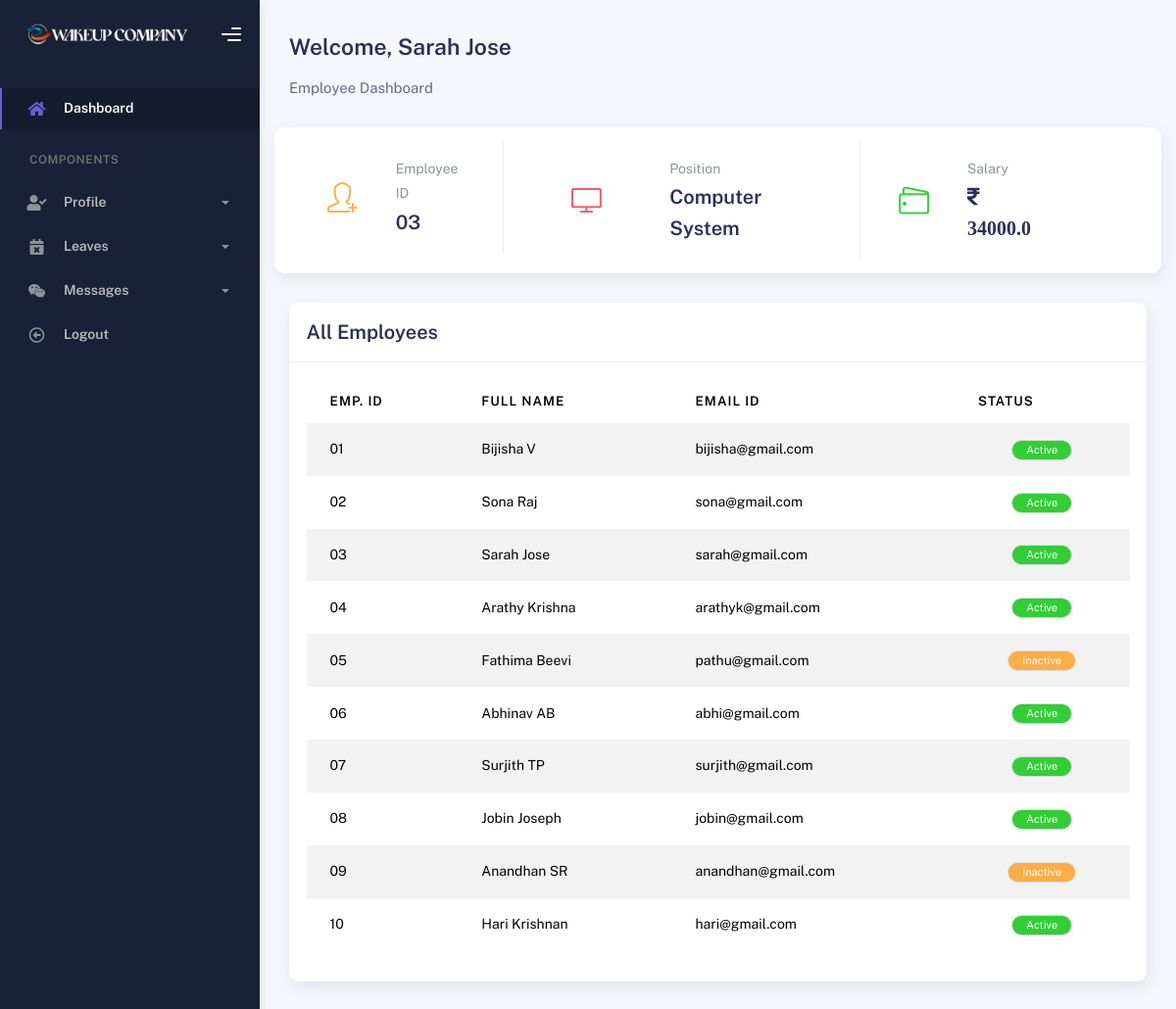
Page /empindex (signed in) on the committed database.
### app/models.py (models this page shows, shortened)
class CustomUser(AbstractUser):
    usertype=models.CharField(null=True, blank=True,max_length=100)
    code = models.CharField(max_length=100,blank=True)
    firstname = models.TextField(null= True)
    lastname = models.TextField(null= True)
    gender = models.IntegerField(blank=True,null= True)
    dob = models.DateField(blank=True,null= True)
    contact = models.IntegerField(null= True)
    address = models.TextField(null= True)
    email = models.TextField(null= True)
    position_id = models.ForeignKey(Position, on_delete=models.CASCADE,null= True)
    date_hired = models.DateField(null= True)
    salary = models.FloatField(default=0)
    status = models.IntegerField(null= True)

class Position(models.Model):
    name = models.TextField()
    department_id = models.ForeignKey(Department, on_delete=models.CASCADE)
    status = models.IntegerField()
    def __str__(self):
        return self.name

### app/views.py (the view)
# urls.py: path('empindex',views.employee_index,name='empindex'),
@login_required
def employee_index(request):
    st=CustomUser.objects.filter(usertype="employee")
    context = {
        'data' : st,
    }
    return render(request, 'emp_module/emp_index.html',context)

### app/templates/emp_module/emp_index.html (shortened to what this page needs)
<!DOCTYPE html>
<html lang="en">
  <head>
    <link rel="stylesheet" href="static/assets/css/bootstrap.min.css" />
    <link rel="stylesheet" href="static/assets/css/plugins.min.css" />
    <link rel="stylesheet" href="static/assets/css/kaiadmin.min.css" />
    <link rel="stylesheet" href="static/assets/css/demo.css" />
  </head>
  <body>
    <div class="wrapper">
      <div class="sidebar" data-background-color="dark">
        <div class="sidebar-logo">
          <div class="logo-header" data-background-color="dark">
            <a href="empindex" class="logo">
              <img
                src="static/assets/img/logo_light.png"
                alt="navbar brand"
                class="navbar-brand"
                height="25">
            </a>
            <div class="nav-toggle">
              <button class="btn btn-toggle toggle-sidebar">
                <i class="gg-menu-right"></i>
              </button>
            </div>
          </div>
        </div>
        <div class="sidebar-wrapper scrollbar scrollbar-inner">
          <div class="sidebar-content">
            <ul class="nav nav-secondary">
              <li class="nav-item active">
                <a
                  href="/empindex"
                >
                  <i class="fas fa-home"></i>
                  <p>Dashboard</p>
                </a>
              </li>
              <li class="nav-section">
                <h4 class="text-section">Components</h4>
              </li>
              <li class="nav-item">
                <a data-bs-toggle="collapse" href="#sidebarLayouts">
                  <i class="fas fa-user-check"></i>
                  <p>Profile</p>
                  <span class="caret"></span>
                </a>
              </li>
              <li class="nav-item">
                <a data-bs-toggle="collapse" href="#forms">
                  <i class="fas fa-calendar-times"></i>
                  <p>Leaves</p>
                  <span class="caret"></span>
                </a>
              </li>
              <li class="nav-item">
                <a data-bs-toggle="collapse" href="#base">
                  <i class="fab fa-weixin"></i>
                  <p>Messages</p>
                  <span class="caret"></span>
                </a>
              </li>
              <li class="nav-item">
                <a href="logoutuser">
                  <i class="far fa-arrow-alt-circle-left"></i>
                  <p>Logout</p>
                </a>
              </li>
            </ul>
          </div>
        </div>
      </div>
      <div class="main-panel">
          <div class="page-inner">
            <div
              class="d-flex align-items-left align-items-md-center flex-column flex-md-row pt-2 pb-4"
            >
              <div>
                <h3 class="fw-bold mb-3">Welcome, {{ user.firstname }} {{ user.lastname }}</h3>
                <h6 class="op-7 mb-2">Employee Dashboard</h6>
              </div>
            </div>
            <div class="row">
                <div class="row row-card-no-pd">
                    <div class="col-sm-6 col-md-3">
                      <div class="card card-stats card-round">
                        <div class="card-body">
                          <div class="row">
                            <div class="col-5">
                              <div class="icon-big text-center">
                                <i class="icon-user-follow text-warning"></i>
                              </div>
                            </div>
                            <div class="col-7 col-stats">
                              <div class="numbers">
                                <p class="card-category">Employee ID</p>
                                <h4 class="card-title">{{ user.code }}</h4>
                              </div>
                            </div>
                          </div>
                        </div>
                      </div>
                    </div>
                    <div class="col-sm-6 col-md-5">
                      <div class="card card-stats card-round">
                        <div class="card-body">
                          <div class="row">
                            <div class="col-5">
                              <div class="icon-big text-center">
                                <i class="icon-screen-desktop text-danger"></i>
                              </div>
                            </div>
                            <div class="col-7 col-stats">
                              <div class="numbers">
                                <p class="card-category">Position</p>
                                <h4 class="card-title">{{ user.position_id }}</h4>
                              </div>
                            </div>
                          </div>
                        </div>
                      </div>
                    </div>
                    <div class="col-sm-6 col-md-3">
                      <div class="card card-stats card-round">
                        <div class="card-body">
                          <div class="row">
                            <div class="col-5">
                              <div class="icon-big text-center">
                                <i class="icon-wallet text-success"></i>
                              </div>
                            </div>
                            <div class="col-7 col-stats">
                              <div class="numbers">
                                <p class="card-category">Salary</p>
                                <h4 class="card-title fas fa-rupee-sign"> {{ user.salary }}</h4>
                              </div>
                            </div>
                          </div>
                        </div>
                      </div>
                    </div>
                </div>
            </div>
            <div class="row">
                <div class="col-md-12">
                    <div class="card">
                      <div class="card-header">
                        <div class="d-flex align-items-center">
                          <h4 class="card-title">All Employees</h4>
                        </div>
                      </div>
                      <div class="card-body">
                        <div class="table-responsive">
                          <table
                            id="add-row"
                            class="display table table-striped table-hover"
                          >
                            <thead>
                              <tr>
                                <th>Emp. Id</th>
                                <th>Full Name</th>
                                <th>Email Id</th>
                                <th>Status</th>
                              </tr>
                            </thead>
                            <tbody>
                              {% for i in data %}
                              <tr>
                                <td>{{ i.code }}</td>
                                <td>{{ i.firstname }} {{ i.lastname }}</td>
                                <td>{{ i.email }}</td>
                                <td class="px-2 py-1 text-center">
                                  {% if i.status == 1 %}
                                  <span class="badge bg-success rounded-pill px-3">Active</span> {% else %}
                                  <span class="badge bg-warning rounded-pill px-3">Inactive</span> {% endif %}
                                </td>
                              </tr>
                              {% endfor %}
                            </tbody>
                          </table>
                        </div>
                      </div>
                    </div>
                </div>
            </div>
          </div>
      </div>
    </div>
  </body>
</html>

### rows in the picture
CustomUser: firstname "Sarah", lastname "Jose", code "03", position_id "Computer System", salary "34000.0", email "sarah@gmail.com", status "Active"
CustomUser: code "01", firstname "Bijisha", lastname "V", email "bijisha@gmail.com", status "Active"
CustomUser: code "02", firstname "Sona", lastname "Raj", email "sona@gmail.com", status "Active"
CustomUser: code "04", firstname "Arathy", lastname "Krishna", email "arathyk@gmail.com", status "Active"
CustomUser: code "05", firstname "Fathima", lastname "Beevi", email "pathu@gmail.com", status "Inactive"
CustomUser: code "06", firstname "Abhinav", lastname "AB", email "abhi@gmail.com", status "Active"
CustomUser: code "07", firstname "Surjith", lastname "TP", email "surjith@gmail.com", status "Active"
CustomUser: code "08", firstname "Jobin", lastname "Joseph", email "jobin@gmail.com", status "Active"
CustomUser: code "09", firstname "Anandhan", lastname "SR", email "anandhan@gmail.com", status "Inactive"
CustomUser: code "10", firstname "Hari", lastname "Krishnan", email "hari@gmail.com", status "Active"
